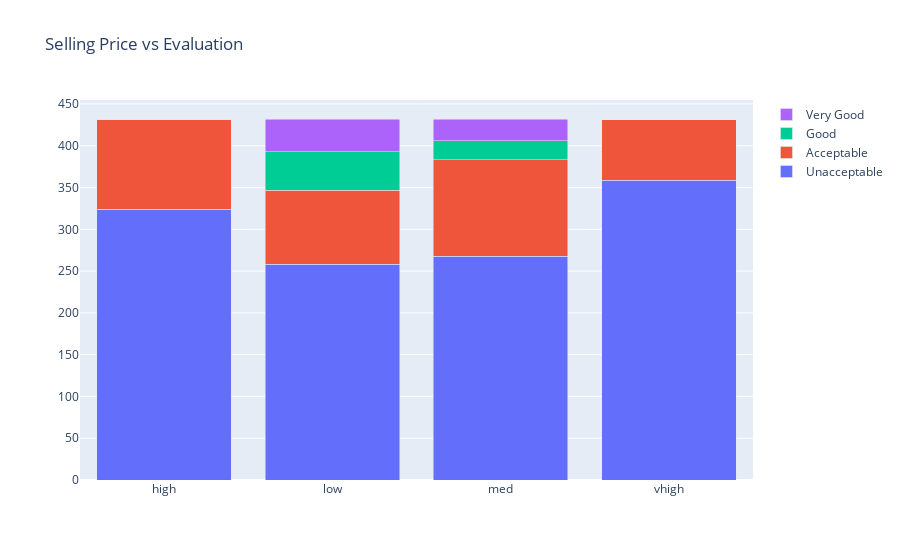

Source (notebook cell):
### Code cell
data = [
    go.Bar(
        x=a[0].index, # assign x as the dataframe column 'x'
        y=buy['unacc'],
        name='Unacceptable'
    ),
    go.Bar(
        x=a[0].index,
        y=buy['acc'],
        name='Acceptable'
    ),
    go.Bar(
        x=a[0].index,
        y=buy['good'],
        name='Good'
    ),
    go.Bar(
        x=a[0].index,
        y=buy['vgood'],
        name='Very Good'
    )

]

layout = go.Layout(
    barmode='stack',
    title='Selling Price vs Evaluation'
)

fig = go.Figure(data=data, layout=layout)
py.iplot(fig, filename='distri')

### Figure 1 — Plotly figure (JSON) as saved in the notebook; plotly's stock layout.template omitted (floating-point values rounded to 4 significant figures)
{"data": [{"name": "Unacceptable", "type": "bar", "x": ["high", "low", "med", "vhigh"], "y": [324, 258, 268, 359]}, {"name": "Acceptable", "type": "bar", "x": ["high", "low", "med", "vhigh"], "y": [108, 89, 115, 72]}, {"name": "Good", "type": "bar", "x": ["high", "low", "med", "vhigh"], "y": [0, 46, 23, 0]}, {"name": "Very Good", "type": "bar", "x": ["high", "low", "med", "vhigh"], "y": [0, 39, 26, 0]}], "layout": {"barmode": "stack", "title": {"text": "Selling Price vs Evaluation"}}}
